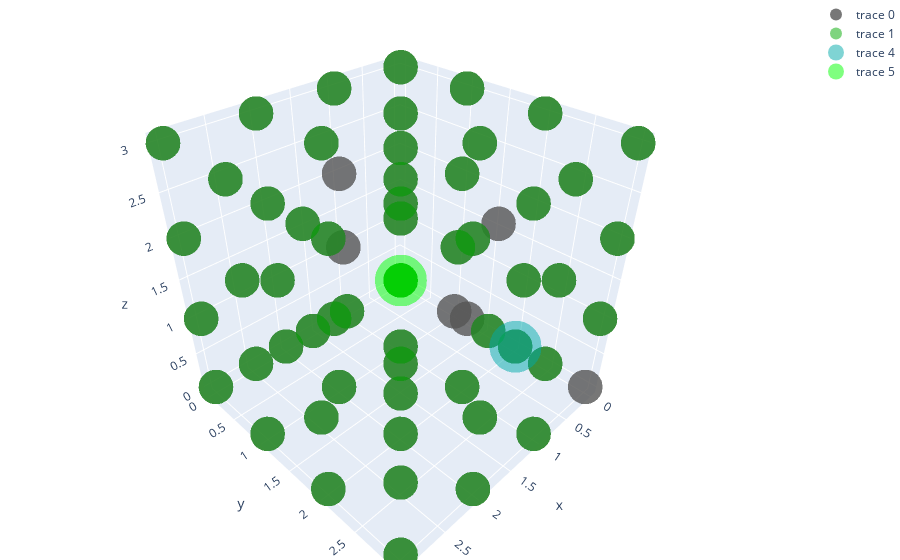

This figure's notebook cell:
### Code cell
plot_cube(cube_sol,start_point=(0,0,0))

### Figure 1 — Plotly figure (JSON) as saved in the notebook; plotly's stock layout.template omitted (floating-point values rounded to 4 significant figures)
{"data": [{"marker": {"color": "#555", "opacity": 0.8, "size": 12}, "mode": "markers", "type": "scatter3d", "x": [0, 0, 0, 0, 0, 0, 0, 0, 0, 0, 0, 0, 0, 0, 0, 0, 1, 1, 1, 1, 1, 1, 1, 1, 1, 1, 1, 1, 1, 1, 1, 1, 2, 2, 2, 2, 2, 2, 2, 2, 2, 2, 2, 2, 2, 2, 2, 2, 3, 3, 3, 3, 3, 3, 3, 3, 3, 3, 3, 3, 3, 3, 3, 3], "y": [0, 0, 0, 0, 1, 1, 1, 1, 2, 2, 2, 2, 3, 3, 3, 3, 0, 0, 0, 0, 1, 1, 1, 1, 2, 2, 2, 2, 3, 3, 3, 3, 0, 0, 0, 0, 1, 1, 1, 1, 2, 2, 2, 2, 3, 3, 3, 3, 0, 0, 0, 0, 1, 1, 1, 1, 2, 2, 2, 2, 3, 3, 3, 3], "z": [0, 1, 2, 3, 0, 1, 2, 3, 0, 1, 2, 3, 0, 1, 2, 3, 0, 1, 2, 3, 0, 1, 2, 3, 0, 1, 2, 3, 0, 1, 2, 3, 0, 1, 2, 3, 0, 1, 2, 3, 0, 1, 2, 3, 0, 1, 2, 3, 0, 1, 2, 3, 0, 1, 2, 3, 0, 1, 2, 3, 0, 1, 2, 3]}, {"marker": {"color": "#0a0", "opacity": 0.5, "size": 12}, "mode": "markers", "type": "scatter3d", "x": [0, 0, 0, 0, 0, 0, 0, 0, 0, 0, 0, 0, 0, 0, 1, 1, 1, 1, 1, 1, 1, 1, 1, 1, 1, 1, 1, 2, 2, 2, 2, 2, 2, 2, 2, 2, 2, 2, 2, 2, 2, 2, 3, 3, 3, 3, 3, 3, 3, 3, 3, 3, 3, 3, 3, 3, 3], "y": [0, 0, 0, 0, 1, 1, 1, 2, 2, 2, 2, 3, 3, 3, 0, 0, 1, 1, 1, 1, 2, 2, 2, 3, 3, 3, 3, 0, 0, 0, 0, 1, 1, 1, 1, 2, 2, 2, 2, 3, 3, 3, 0, 0, 0, 0, 1, 1, 1, 1, 2, 2, 2, 2, 3, 3, 3], "z": [0, 1, 2, 3, 1, 2, 3, 0, 1, 2, 3, 1, 2, 3, 0, 3, 0, 1, 2, 3, 0, 2, 3, 0, 1, 2, 3, 0, 1, 2, 3, 0, 1, 2, 3, 0, 1, 2, 3, 0, 1, 2, 0, 1, 2, 3, 0, 1, 2, 3, 0, 1, 2, 3, 0, 1, 2]}, {"marker": {"color": "#f00", "opacity": 0.5, "size": 12}, "mode": "markers", "type": "scatter3d", "x": [], "y": [], "z": []}, {"marker": {"color": "#000", "opacity": 1, "size": 12}, "mode": "markers", "type": "scatter3d", "x": [], "y": [], "z": []}, {"marker": {"color": "#0aa", "opacity": 0.5, "size": 18}, "mode": "markers", "type": "scatter3d", "x": [0], "y": [2], "z": [0]}, {"marker": {"color": "#0f0", "opacity": 0.5, "size": 18}, "mode": "markers", "type": "scatter3d", "x": [0], "y": [0], "z": [0]}], "layout": {"margin": {"b": 0, "l": 0, "r": 0, "t": 0}}}
